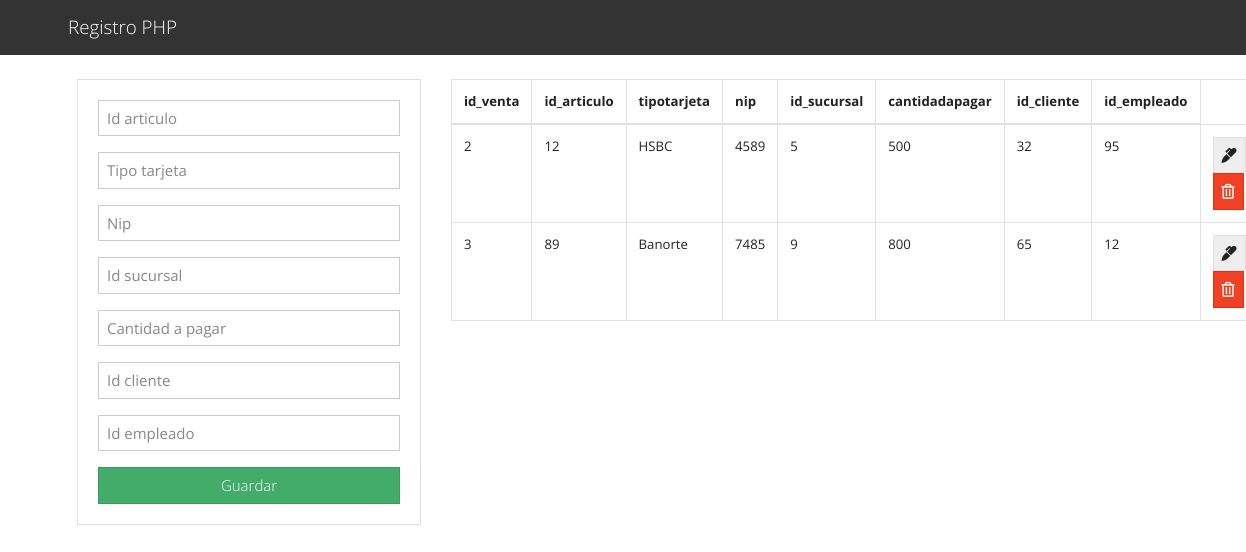
The page / on the database its author committed.
### tables this page shows
CREATE TABLE `tbl_venta` (
  `id_venta` int(10) NOT NULL,
  `id_articulo` int(10) NOT NULL,
  `tipotarjeta` varchar(50) NOT NULL,
  `nip` int(4) NOT NULL,
  `id_sucursal` int(10) NOT NULL,
  `cantidadapagar` int(100) NOT NULL,
  `id_cliente` int(10) NOT NULL,
  `id_empleado` int(10) NOT NULL
);

### index.php (the view, shortened to what this page needs)
<?php include("db.php"); ?>
<?php include('includes/header.php'); ?>
<main class="container p-4">
  <div class="row">
    <div class="col-md-4">
      <div class="card card-body">
        <form action="saveTask.php" method="POST">
          <div class="form-group">
            <input type="text" name="id_articulo" class="form-control" placeholder="Id articulo" autofocus>
          </div>
          <div class="form-group">
            <input type="text" name="tipotarjeta" class="form-control" placeholder="Tipo tarjeta" autofocus>
          </div>
          <div class="form-group">
            <input type="text" name="nip" class="form-control" placeholder="Nip" autofocus>
          </div>
          <div class="form-group">
            <input type="text" name="id_sucursal" class="form-control" placeholder="Id sucursal" autofocus>
          </div>
          <div class="form-group">
            <input type="text" name="cantidadapagar" class="form-control" placeholder="Cantidad a pagar" autofocus>
          </div>
          <div class="form-group">
            <input type="text" name="id_cliente" class="form-control" placeholder="Id cliente" autofocus>
          </div>
          <div class="form-group">
            <input type="text" name="id_empleado" class="form-control" placeholder="Id empleado" autofocus>
          </div>
          <input type="submit" name="saveTask" class="btn btn-success btn-block" value="Guardar">
        </form>
      </div>
    </div>
    <div class="col-md-8">
      <table class="table table-bordered">
        <thead>
          <tr>
            <th>id_venta</th>
            <th>id_articulo</th>
            <th>tipotarjeta</th>
            <th>nip</th>
            <th>id_sucursal</th>
            <th>cantidadapagar</th>
            <th>id_cliente</th>
            <th>id_empleado</th>
          </tr>
        </thead>
        <tbody>
          <?php
          $query = "SELECT * FROM tbl_venta";
          $result_tasks = mysqli_query($conn, $query);
          while($row = mysqli_fetch_assoc($result_tasks)) { ?>
          <tr>
            <td><?php echo $row['id_venta']; ?></td>
            <td><?php echo $row['id_articulo']; ?></td>
            <td><?php echo $row['tipotarjeta']; ?></td>
            <td><?php echo $row['nip']; ?></td>
            <td><?php echo $row['id_sucursal']; ?></td>
            <td><?php echo $row['cantidadapagar']; ?></td>
            <td><?php echo $row['id_cliente']; ?></td>
            <td><?php echo $row['id_empleado']; ?></td>
            <td>
              <a href="edit.php?id=<?php echo $row['id_venta']?>" class="btn btn-secondary">
                <i class="fas fa-marker"></i>
              </a>
              <a href="deleteTask.php?id=<?php echo $row['id_venta']?>" class="btn btn-danger">
                <i class="far fa-trash-alt"></i>
              </a>
            </td>
          </tr>
          <?php } ?>
        </tbody>
      </table>
    </div>
  </div>
</main>
<?php include('includes/footer.php'); ?>

### Includes/header.php (shortened to what this page needs)
<!DOCTYPE html>
<html lang="en">
  <head>
    <link rel="stylesheet" href="https://bootswatch.com/4/yeti/bootstrap.min.css">
    <link rel="stylesheet" href="https://use.fontawesome.com/releases/v5.6.3/css/all.css">
  </head>
  <body>
    <nav class="navbar navbar-dark bg-dark">
      <div class="container">
        <a class="navbar-brand" href="index.php">Registro PHP </a>
      </div>
    </nav>

### Includes/footer.php (shortened to what this page needs)
</body>
</html>

### rows shown on the page
tbl_venta: id_venta "2", id_articulo "12", tipotarjeta "HSBC", nip "4589", id_sucursal "5", cantidadapagar "500", id_cliente "32", id_empleado "95"
tbl_venta: id_venta "3", id_articulo "89", tipotarjeta "Banorte", nip "7485", id_sucursal "9", cantidadapagar "800", id_cliente "65", id_empleado "12"
